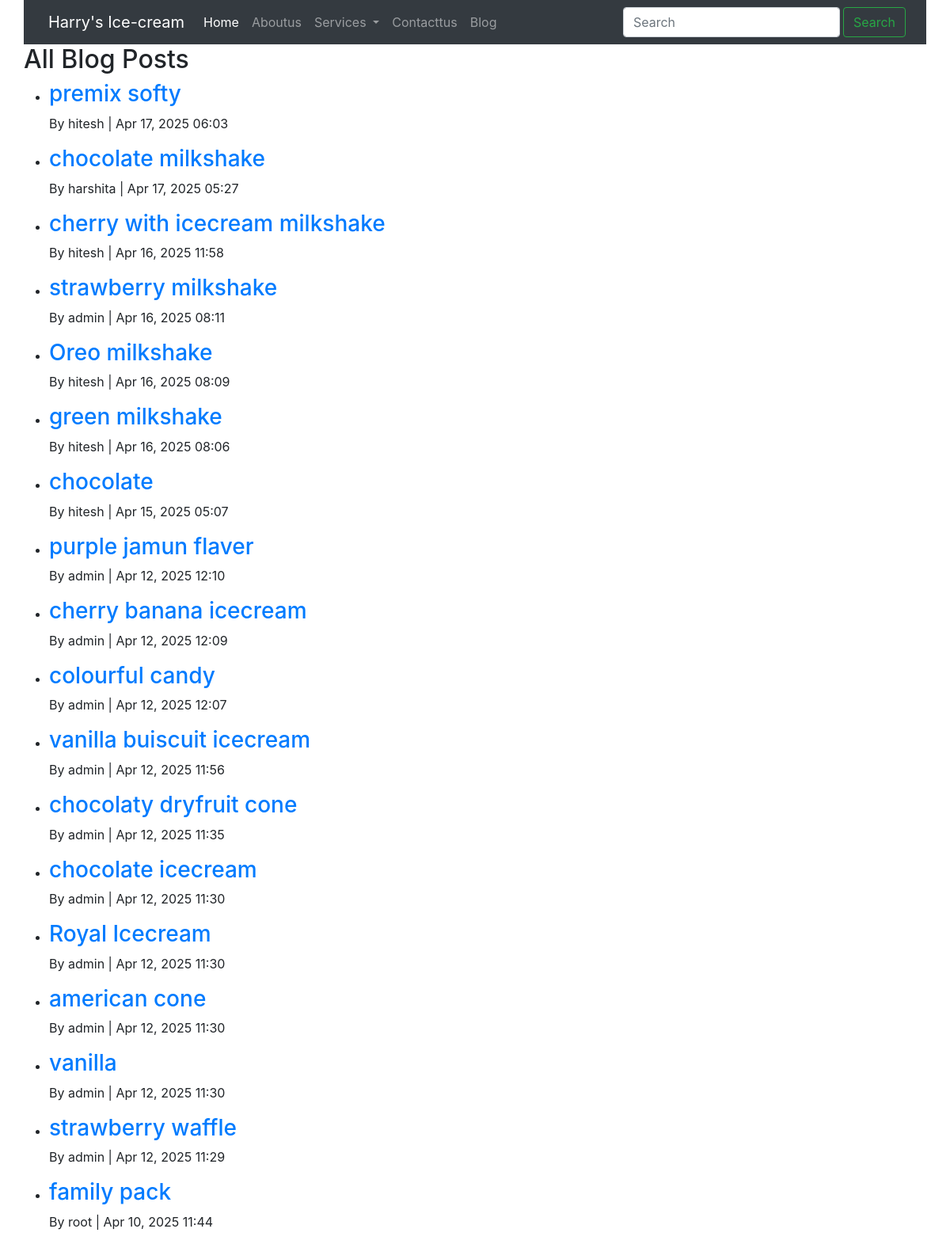
Screenshot of /blog/ with the database file from the repository.
### blog/models.py (models this page shows, shortened)
class BlogPost(models.Model):
    title = models.CharField(max_length=200)
    body = models.TextField()
    image = models.ImageField(upload_to='blog_images/', blank=True, null=True)
    author = models.ForeignKey(User, on_delete=models.CASCADE)
    icecream = models.ForeignKey(Icecream, on_delete=models.CASCADE, null=True, blank=True)
    created_at = models.DateTimeField(auto_now_add=True)

### blog/views.py (the view)
# urls.py: path('', views.blog_list, name='blog_list'),
def blog_list(request):
    query = request.GET.get('q')
    if query:
        posts = BlogPost.objects.filter(
            Q(title__icontains=query) |
            Q(body__icontains=query)
        ).order_by('-created_at')
    else:
        posts = BlogPost.objects.all().order_by('-created_at')
    return render(request, 'blog_list.html', {'posts': posts, 'query': query})

### blog/templates/blog_list.html (shortened to what this page needs)
{% extends "base.html" %}
{% block content %}
  <h2>All Blog Posts</h2>
  <ul>
    {% for post in posts %}
      <li>
        <h3><a href="{% url 'blog_detail' post.pk %}">{{ post.title }}</a></h3>
        <p>By {{ post.author.username }} | {{ post.created_at|date:"M d, Y H:i" }}</p>
      </li>
    {% empty %}
      <p>No blog posts yet.</p>
    {% endfor %}
  </ul>
{% endblock %}

### rows the page displays
BlogPost: title "premix softy", author.username "hitesh", created_at "Apr 17, 2025 06:03"
BlogPost: title "chocolate milkshake", author.username "harshita", created_at "Apr 17, 2025 05:27"
BlogPost: title "cherry with icecream milkshake", author.username "hitesh", created_at "Apr 16, 2025 11:58"
BlogPost: title "strawberry milkshake", author.username "admin", created_at "Apr 16, 2025 08:11"
BlogPost: title "Oreo milkshake", author.username "hitesh", created_at "Apr 16, 2025 08:09"
BlogPost: title "green milkshake", author.username "hitesh", created_at "Apr 16, 2025 08:06"
BlogPost: title "chocolate", author.username "hitesh", created_at "Apr 15, 2025 05:07"
BlogPost: title "purple jamun flaver", author.username "admin", created_at "Apr 12, 2025 12:10"
BlogPost: title "cherry banana icecream", author.username "admin", created_at "Apr 12, 2025 12:09"
BlogPost: title "colourful candy", author.username "admin", created_at "Apr 12, 2025 12:07"
BlogPost: title "vanilla buiscuit icecream", author.username "admin", created_at "Apr 12, 2025 11:56"
BlogPost: title "chocolaty dryfruit cone", author.username "admin", created_at "Apr 12, 2025 11:35"
BlogPost: title "chocolate icecream", author.username "admin", created_at "Apr 12, 2025 11:30"
BlogPost: title "Royal Icecream", author.username "admin", created_at "Apr 12, 2025 11:30"
BlogPost: title "american cone", author.username "admin", created_at "Apr 12, 2025 11:30"
BlogPost: title "vanilla", author.username "admin", created_at "Apr 12, 2025 11:30"
BlogPost: title "strawberry waffle", author.username "admin", created_at "Apr 12, 2025 11:29"
BlogPost: title "family pack", author.username "root", created_at "Apr 10, 2025 11:44"
